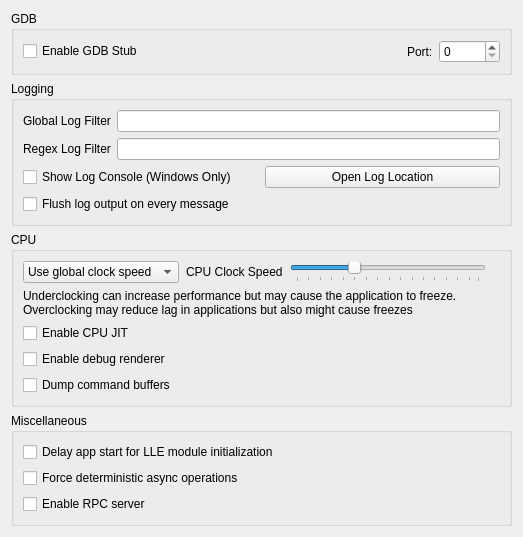
<?xml version="1.0" encoding="UTF-8"?>
<!-- FILE MODIFIED BY AzaharPlus APRIL 2025 -->
<ui version="4.0">
 <class>ConfigureDebug</class>
 <widget class="QWidget" name="ConfigureDebug">
  <property name="geometry">
   <rect>
    <x>0</x>
    <y>0</y>
    <width>523</width>
    <height>458</height>
   </rect>
  </property>
  <property name="windowTitle">
   <string>Form</string>
  </property>
  <layout class="QVBoxLayout" name="verticalLayout_1">
   <item>
    <layout class="QVBoxLayout" name="verticalLayout_2">
     <item>
      <widget class="QGroupBox" name="groupBox">
       <property name="title">
        <string>GDB</string>
       </property>
       <layout class="QVBoxLayout" name="verticalLayout_3">
        <item>
         <layout class="QHBoxLayout" name="horizontalLayout_1">
          <item>
           <widget class="QCheckBox" name="toggle_gdbstub">
            <property name="text">
             <string>Enable GDB Stub</string>
            </property>
           </widget>
          </item>
          <item>
           <spacer name="horizontalSpacer">
            <property name="orientation">
             <enum>Qt::Horizontal</enum>
            </property>
            <property name="sizeHint" stdset="0">
             <size>
              <width>40</width>
              <height>20</height>
             </size>
            </property>
           </spacer>
          </item>
          <item>
           <widget class="QLabel" name="label_2">
            <property name="text">
             <string>Port:</string>
            </property>
           </widget>
          </item>
          <item>
           <widget class="QSpinBox" name="gdbport_spinbox">
            <property name="maximum">
             <number>65536</number>
            </property>
           </widget>
          </item>
         </layout>
        </item>
       </layout>
      </widget>
     </item>
    </layout>
   </item>
   <item>
    <widget class="QGroupBox" name="groupBox_2">
     <property name="title">
      <string>Logging</string>
     </property>
     <layout class="QVBoxLayout" name="verticalLayout">
      <item>
       <layout class="QHBoxLayout" name="horizontalLayout">
        <item>
         <widget class="QLabel" name="label">
          <property name="text">
           <string>Global Log Filter</string>
          </property>
         </widget>
        </item>
        <item>
         <widget class="QLineEdit" name="log_filter_edit"/>
        </item>
       </layout>
      </item>
      <item>
       <layout class="QHBoxLayout" name="horizontalLayout1">
        <item>
         <widget class="QLabel" name="label_3">
          <property name="text">
           <string>Regex Log Filter</string>
          </property>
         </widget>
        </item>
        <item>
         <widget class="QLineEdit" name="log_regex_filter_edit"/>
        </item>
       </layout>
      </item>
      <item>
       <layout class="QHBoxLayout" name="horizontalLayout2">
        <item>
         <widget class="QCheckBox" name="toggle_console">
          <property name="text">
           <string>Show Log Console (Windows Only)</string>
          </property>
         </widget>
        </item>
        <item>
         <widget class="QPushButton" name="open_log_button">
          <property name="text">
           <string>Open Log Location</string>
          </property>
         </widget>
        </item>
       </layout>
      </item>
      <item>
        <widget class="QCheckBox" name="instant_debug_log">
          <property name="text">
            <string>Flush log output on every message</string>
          </property>
          <property name="toolTip">
            <string>&lt;html&gt;&lt;body&gt;Immediately commits the debug log to file. Use this if Azahar crashes and the log output is being cut.&lt;br&gt;Enabling this feature will decrease performance, only use it for debugging purposes.&lt;/body&gt;&lt;/html&gt;</string>
          </property>
        </widget>
      </item>
     </layout>
    </widget>
   </item>
   <item>
    <widget class="QGroupBox" name="groupBox_4">
     <property name="title">
      <string>CPU</string>
     </property>
     <layout class="QGridLayout" name="clock_speed_GLayout">
      <item row="1" column="0">
       <widget class="QWidget" name="clock_speed_widget" native="true">
        <layout class="QHBoxLayout" name="clock_speed_layout">
         <property name="spacing">
          <number>7</number>
         </property>
         <property name="leftMargin">
          <number>0</number>
         </property>
         <property name="topMargin">
          <number>0</number>
         </property>
         <property name="rightMargin">
          <number>0</number>
         </property>
         <property name="bottomMargin">
          <number>0</number>
         </property>
         <item>
          <widget class="QComboBox" name="clock_speed_combo">
           <item>
            <property name="text">
             <string>Use global clock speed</string>
            </property>
           </item>
           <item>
            <property name="text">
             <string>Set clock speed:</string>
            </property>
           </item>
          </widget>
         </item>
         <item>
          <widget class="QLabel" name="clock_speed_label">
           <property name="text">
            <string>CPU Clock Speed</string>
           </property>
          </widget>
         </item>
         <item>
          <widget class="QSlider" name="slider_clock_speed">
           <property name="toolTip">
            <string>&lt;html&gt;&lt;body&gt;Changes the emulated CPU clock frequency.&lt;br&gt;Underclocking can increase performance but may cause the application to freeze.&lt;br&gt;Overclocking may reduce application lag but also might cause freezes&lt;/body&gt;&lt;/html&gt;</string>
           </property>
           <property name="minimum">
            <number>0</number>
           </property>
           <property name="maximum">
            <number>79</number>
           </property>
           <property name="singleStep">
            <number>5</number>
           </property>
           <property name="pageStep">
            <number>15</number>
           </property>
           <property name="value">
            <number>25</number>
           </property>
           <property name="orientation">
            <enum>Qt::Horizontal</enum>
           </property>
           <property name="tickPosition">
            <enum>QSlider::TicksBelow</enum>
           </property>
          </widget>
         </item>
         <item>
          <widget class="QLabel" name="clock_display_label">
           <property name="text">
            <string/>
           </property>
           <property name="alignment">
            <set>Qt::AlignRight|Qt::AlignTrailing|Qt::AlignVCenter</set>
           </property>
          </widget>
         </item>
        </layout>
       </widget>
      </item>
      <item row="2" column="0">
       <widget class="QLabel" name="label_cpu_clock_info">
        <property name="text">
        <string>&lt;html&gt;&lt;head/&gt;&lt;body&gt;Underclocking can increase performance but may cause the application to freeze.&lt;br/&gt;Overclocking may reduce lag in applications but also might cause freezes&lt;/p&gt;&lt;/body&gt;&lt;/html&gt;</string>
       </property>
       <property name="textFormat">
        <enum>Qt::RichText</enum>
       </property>
      </widget>
     </item>
      <item row="3" column="0">
       <widget class="QCheckBox" name="toggle_cpu_jit">
        <property name="toolTip">
         <string>&lt;html&gt;&lt;head/&gt;&lt;body&gt;&lt;p&gt;Enables the use of the ARM JIT compiler for emulating the 3DS CPUs. Don't disable unless for debugging purposes&lt;/p&gt;&lt;/body&gt;&lt;/html&gt;</string>
        </property>
        <property name="text">
         <string>Enable CPU JIT</string>
        </property>
       </widget>
      </item>
      <item row="4" column="0">
       <widget class="QCheckBox" name="toggle_renderer_debug">
        <property name="text">
         <string>Enable debug renderer</string>
        </property>
       </widget>
      </item>
      <item row="5" column="0">
       <widget class="QCheckBox" name="toggle_dump_command_buffers">
        <property name="text">
         <string>Dump command buffers</string>
        </property>
       </widget>
      </item>
     </layout>
    </widget>
   </item>
   <item>
    <widget class="QGroupBox" name="groupBox_5">
     <property name="title">
      <string>Miscellaneous</string>
     </property>
     <layout class="QGridLayout" name="gridLayout_3">
      <item row="1" column="0">
       <widget class="QCheckBox" name="delay_start_for_lle_modules">
        <property name="toolTip">
         <string>&lt;html&gt;&lt;head/&gt;&lt;body&gt;&lt;p&gt;Introduces a delay to the first ever launched app thread if LLE modules are enabled, to allow them to initialize.&lt;/p&gt;&lt;/body&gt;&lt;/html&gt;</string>
        </property>
        <property name="text">
         <string>Delay app start for LLE module initialization</string>
        </property>
       </widget>
      </item>
      <item row="2" column="0">
       <widget class="QCheckBox" name="deterministic_async_operations">
        <property name="text">
         <string>Force deterministic async operations</string>
        </property>
        <property name="toolTip">
         <string>&lt;html&gt;&lt;head/&gt;&lt;body&gt;&lt;p&gt;Forces all async operations to run on the main thread, making them deterministic. Do not enable if you don't know what you are doing.&lt;/p&gt;&lt;/body&gt;&lt;/html&gt;</string>
        </property>
       </widget>
      </item>
      <item row="3" column="0">
        <widget class="QCheckBox" name="enable_rpc_server">
          <property name="text">
            <string>Enable RPC server</string>
          </property>
          <property name="toolTip">
            <string>&lt;html&gt;&lt;head/&gt;&lt;body&gt;&lt;p&gt;Enables the RPC server on port 45987. This allows remotely reading/writing guest memory, do not enable if you don't know what you are doing.&lt;/p&gt;&lt;/body&gt;&lt;/html&gt;</string>
          </property>
        </widget>
      </item>
     </layout>
    </widget>
   </item>
   <item>
    <spacer name="verticalSpacer">
     <property name="orientation">
      <enum>Qt::Vertical</enum>
     </property>
     <property name="sizeHint" stdset="0">
      <size>
       <width>20</width>
       <height>40</height>
      </size>
     </property>
    </spacer>
   </item>
  </layout>
 </widget>
 <tabstops>
  <tabstop>toggle_gdbstub</tabstop>
  <tabstop>gdbport_spinbox</tabstop>
  <tabstop>log_filter_edit</tabstop>
  <tabstop>toggle_console</tabstop>
  <tabstop>open_log_button</tabstop>
 </tabstops>
 <resources/>
 <connections>
  <connection>
   <sender>toggle_gdbstub</sender>
   <signal>toggled(bool)</signal>
   <receiver>gdbport_spinbox</receiver>
   <slot>setEnabled(bool)</slot>
   <hints>
    <hint type="sourcelabel">
     <x>84</x>
     <y>157</y>
    </hint>
    <hint type="destinationlabel">
     <x>342</x>
     <y>158</y>
    </hint>
   </hints>
  </connection>
 </connections>
</ui>
